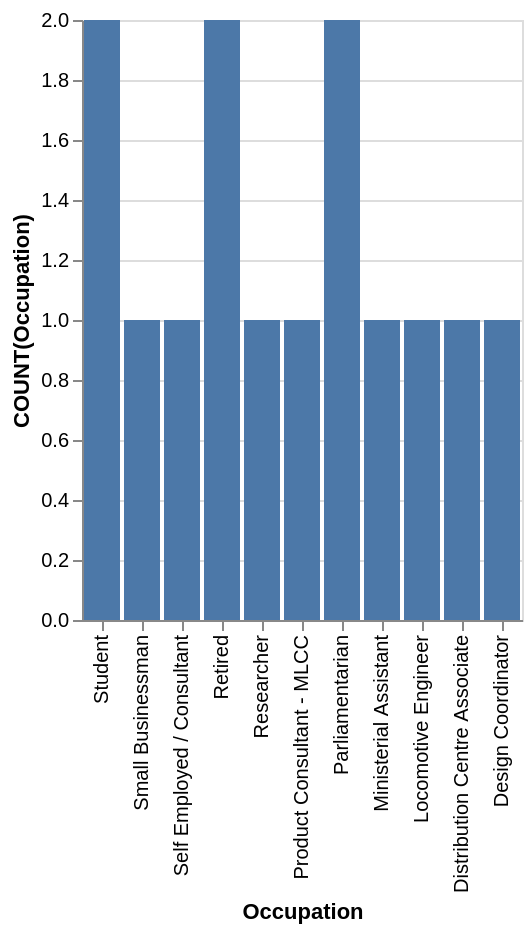

Here is the Vega-Lite specification saved for this chart:
### Vega-Lite specification from a JSON file in a GitHub repository (floating-point values rounded to 4 significant figures)
{"data": {"values": [{"x_data": "Student", "y_data": 2}, {"x_data": "Small Businessman", "y_data": 1}, {"x_data": "Self Employed / Consultant", "y_data": 1}, {"x_data": "Retired", "y_data": 2}, {"x_data": "Researcher", "y_data": 1}, {"x_data": "Product Consultant - MLCC", "y_data": 1}, {"x_data": "Parliamentarian", "y_data": 2}, {"x_data": "Ministerial Assistant", "y_data": 1}, {"x_data": "Locomotive Engineer", "y_data": 1}, {"x_data": "Distribution Centre Associate", "y_data": 1}, {"x_data": "Design Coordinator", "y_data": 1}]}, "mark": "bar", "encoding": {"x": {"field": "x_data", "type": "nominal", "title": "Occupation", "sort": "descending"}, "y": {"field": "y_data", "type": "quantitative", "title": "COUNT(Occupation)"}}}
